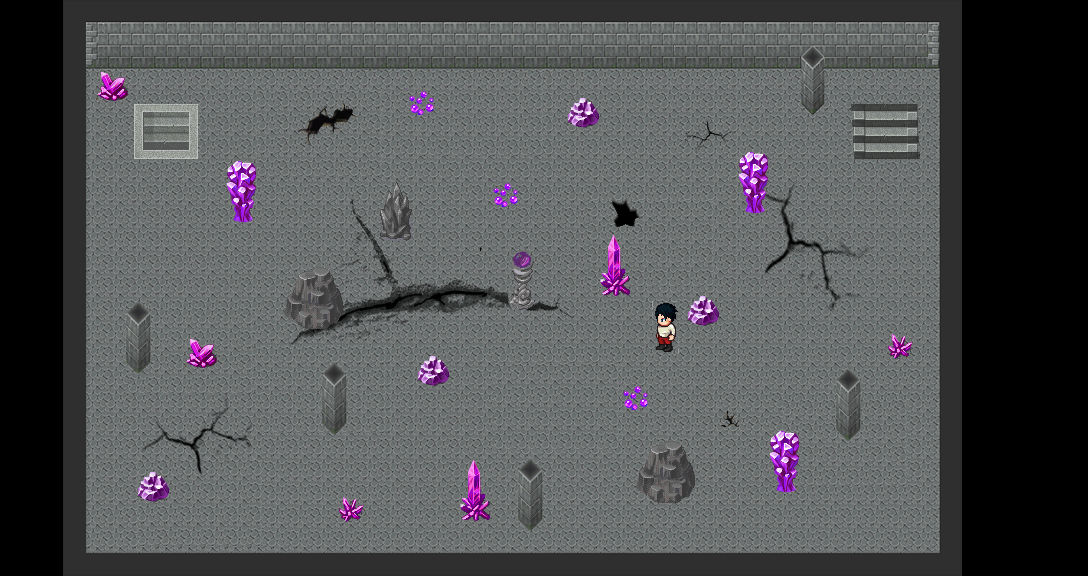

A 2D game scene composited from a Tiled map and its tileset images. What follows is a short description and the map's XML, with every tile layer's data as written:
An orthogonal 34x18 tile map with 32x32 px tiles, 2 tile layers (Nivel, Muros Invisibles), 2 tilesets.

<map version="1.2" tiledversion="1.3.4" orientation="orthogonal" renderorder="right-down" width="34" height="18" tilewidth="32" tileheight="32" infinite="0" nextlayerid="5" nextobjectid="1">
 <tileset firstgid="1" source="nivel6.tsx" />
 <tileset firstgid="2" source="nivel6.M.tsx" />
 <layer id="1" name="Nivel" width="34" height="18">
  <data encoding="csv">
0,0,0,0,0,0,0,0,0,0,0,0,0,0,0,0,0,0,0,0,0,0,0,0,0,0,0,0,0,0,0,0,0,0,
0,0,0,0,0,0,0,0,0,0,0,0,0,0,0,0,0,0,0,0,0,0,0,0,0,0,0,0,0,0,0,0,0,0,
0,0,0,0,0,0,0,0,0,0,0,0,0,0,0,0,0,0,0,0,0,0,0,0,0,0,0,0,0,0,0,0,0,0,
0,0,0,0,0,0,0,0,0,0,0,0,0,0,0,0,0,0,0,0,0,0,0,0,0,0,0,0,0,0,0,0,0,0,
0,0,0,0,0,0,0,0,0,0,0,0,0,0,0,0,0,0,0,0,0,0,0,0,0,0,0,0,0,0,0,0,0,0,
0,0,0,0,0,0,0,0,0,0,0,0,0,0,0,0,0,0,0,0,0,0,0,0,0,0,0,0,0,0,0,0,0,0,
0,0,0,0,0,0,0,0,0,0,0,0,0,0,0,0,0,0,0,0,0,0,0,0,0,0,0,0,0,0,0,0,0,0,
0,0,0,0,0,0,0,0,0,0,0,0,0,0,0,0,0,0,0,0,0,0,0,0,0,0,0,0,0,0,0,0,0,0,
0,0,0,0,0,0,0,0,0,0,0,0,0,0,0,0,0,0,0,0,0,0,0,0,0,0,0,0,0,0,0,0,0,0,
0,0,0,0,0,0,0,0,0,0,0,0,0,0,0,0,0,0,0,0,0,0,0,0,0,0,0,0,0,0,0,0,0,0,
0,0,0,0,0,0,0,0,0,0,0,0,0,0,0,0,0,0,0,0,0,0,0,0,0,0,0,0,0,0,0,0,0,0,
0,0,0,0,0,0,0,0,0,0,0,0,0,0,0,0,0,0,0,0,0,0,0,0,0,0,0,0,0,0,0,0,0,0,
0,0,0,0,0,0,0,0,0,0,0,0,0,0,0,0,0,0,0,0,0,0,0,0,0,0,0,0,0,0,0,0,0,0,
0,0,0,0,0,0,0,0,0,0,0,0,0,0,0,0,0,0,0,0,0,0,0,0,0,0,0,0,0,0,0,0,0,0,
0,0,0,0,0,0,0,0,0,0,0,0,0,0,0,0,0,0,0,0,0,0,0,0,0,0,0,0,0,0,0,0,0,0,
0,0,0,0,0,0,0,0,0,0,0,0,0,0,0,0,0,0,0,0,0,0,0,0,0,0,0,0,0,0,0,0,0,0,
0,0,0,0,0,0,0,0,0,0,0,0,0,0,0,0,0,0,0,0,0,0,0,0,0,0,0,0,0,0,0,0,0,0,
1,0,0,0,0,0,0,0,0,0,0,0,0,0,0,0,0,0,0,0,0,0,0,0,0,0,0,0,0,0,0,0,0,0
</data>
 </layer>
 <layer id="4" name="Muros Invisibles" width="34" height="18">
  <data encoding="csv">
0,0,4,5,6,7,8,9,10,11,12,13,14,15,16,17,18,19,20,21,22,23,24,25,26,27,28,29,30,31,0,0,0,0,
0,0,36,37,0,0,0,0,0,0,0,0,0,0,0,0,0,0,0,0,0,0,0,0,0,59,0,0,0,63,0,0,0,0,
0,0,68,69,0,0,0,0,0,0,0,0,0,0,0,0,0,0,0,0,0,0,0,0,0,91,92,93,94,95,0,0,0,0,
0,0,100,101,0,0,104,0,0,107,108,0,0,111,0,0,0,0,116,0,0,0,0,0,0,123,124,0,126,127,0,0,0,0,
0,0,132,133,0,0,136,0,0,0,0,0,0,0,0,0,0,0,0,0,0,0,0,0,0,155,156,0,158,159,0,0,0,0,
0,0,164,165,166,167,168,169,0,0,0,0,0,0,0,0,0,0,0,0,0,0,0,185,0,0,0,0,0,191,0,0,0,0,
0,0,196,0,0,0,0,201,0,0,0,205,206,0,0,209,0,0,0,213,0,0,0,217,0,0,0,0,0,223,0,0,0,0,
0,0,228,0,0,0,0,0,0,0,0,237,238,0,0,0,0,0,0,245,0,0,0,0,0,0,0,0,0,255,0,0,0,0,
0,0,260,0,0,0,0,0,0,267,268,269,270,0,0,0,274,0,0,277,0,0,0,0,0,0,0,0,0,287,0,0,0,0,
0,0,292,0,294,0,0,0,0,299,300,301,302,303,304,305,306,0,0,0,310,311,0,0,0,0,0,0,0,319,0,0,0,0,
0,0,324,0,326,0,0,0,0,331,332,0,0,0,0,0,0,0,0,0,342,0,0,0,0,0,0,0,0,351,0,0,0,0,
0,0,356,0,358,0,360,0,0,0,364,0,0,367,0,0,0,0,0,0,0,0,0,0,0,0,380,0,0,383,0,0,0,0,
0,0,388,0,0,0,0,0,0,0,396,0,0,0,0,0,0,0,0,405,0,0,0,0,0,0,412,0,0,415,0,0,0,0,
0,0,420,0,0,0,0,0,0,0,428,0,0,0,0,0,0,0,0,0,0,0,0,0,442,0,444,0,0,447,0,0,0,0,
0,0,452,0,0,0,0,0,0,0,0,0,0,0,464,0,466,0,0,0,470,471,0,0,474,0,0,0,0,479,0,0,0,0,
0,0,484,0,486,0,0,0,0,0,0,0,0,0,496,0,498,0,0,0,502,503,0,0,506,0,0,0,0,511,0,0,0,0,
0,0,516,0,0,0,0,0,0,0,524,0,0,0,528,0,530,0,0,0,0,0,0,0,0,0,0,0,0,543,0,0,0,0,
0,0,548,549,550,551,552,553,554,555,556,557,558,559,560,561,562,563,564,565,566,567,568,569,570,571,572,573,574,575,0,0,0,0
</data>
 </layer>
</map>
